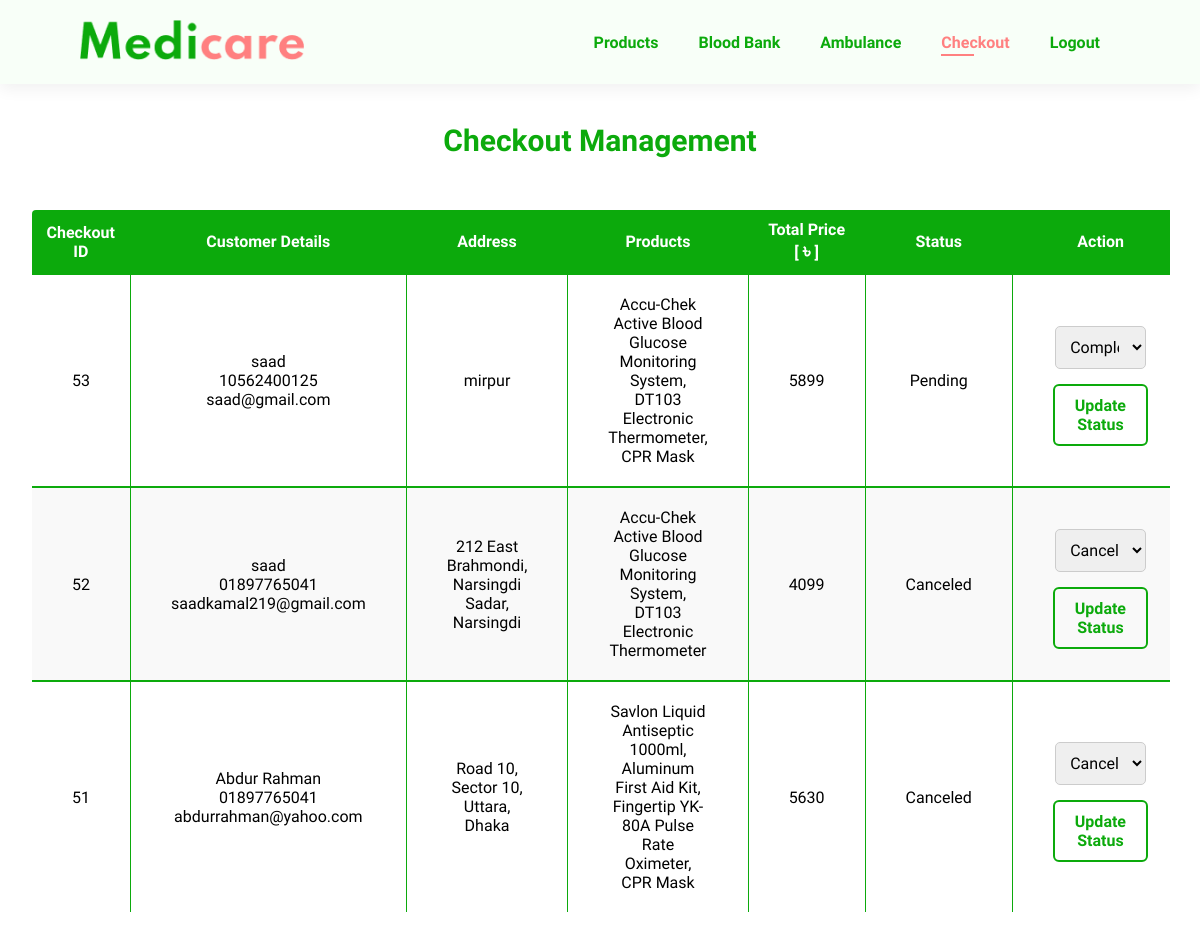
/manage-checkout.php, run on the app's committed database.
### tables this page shows
CREATE TABLE `checkout` (
  `checkout_id` int(11) NOT NULL,
  `customer_name` varchar(255) NOT NULL,
  `customer_phone` varchar(15) NOT NULL,
  `customer_email` varchar(255) NOT NULL,
  `customer_address` text NOT NULL,
  `product_names` varchar(10000) NOT NULL,
  `total_price` decimal(10,0) NOT NULL,
  `status` varchar(50) DEFAULT 'Pending'
);

### manage-checkout.php (the view, shortened to what this page needs)
<?php
require 'database_connection.php';
try {
    $stmt = $pdo->query("SELECT * FROM checkout ORDER BY checkout_id DESC");
    $checkouts = $stmt->fetchAll(PDO::FETCH_ASSOC);
} catch (PDOException $e) {
    $message = "Error fetching checkout records: " . $e->getMessage();
}
?>
<!DOCTYPE html>
<html lang="en">
    <head>
        <link rel="stylesheet" href="https://cdnjs.cloudflare.com/ajax/libs/font-awesome/6.6.0/css/all.min.css">
        <link rel="stylesheet" href="style.css?v=26">
    </head>
    <body>
        <section id="header">
            <a href="index.php" id="mobile-version"><img src="img/logo.png" class="logo" alt="medicare-logo"></a>
            <div>
                <ul id="navbar">
                    <li><a href="admindashboard.php">Products</a></li>
                    <li><a href="manage-bank.php">Blood Bank</a></li>
                    <li><a href="manage-ambulance.php">Ambulance</a></li>
                    <li><a href="manage-checkout.php" class="active">Checkout</a></li>
                    <li><a href="logout.php">Logout</a></li>
                </ul>
            </div>
        </section>
        <div class="checkout-container">
            <h2>Checkout Management</h2>
            <div class="table-container">
                <table>
                    <thead>
                        <tr>
                            <th>Checkout ID</th>
                            <th>Customer Details</th>
                            <th>Address</th>
                            <th>Products</th>
                            <th class="extend">Total Price<br>[ <span id="total_taka">৳</span> ]</th>
                            <th>Status</th>
                            <th>Action</th>
                        </tr>
                    </thead>
                    <tbody>
                        <?php foreach ($checkouts as $checkout): ?>
                            <tr>
                                <td><?= htmlspecialchars($checkout['checkout_id']) ?></td>
                                <td>
                                    <?= htmlspecialchars($checkout['customer_name']) ?><br>
                                    <?= htmlspecialchars($checkout['customer_phone']) ?><br>
                                    <?= htmlspecialchars($checkout['customer_email']) ?>
                                </td>
                                <td><?= htmlspecialchars($checkout['customer_address']) ?></td>
                                <td><?= htmlspecialchars($checkout['product_names']) ?></td>
                                <td class="extend"><?= htmlspecialchars($checkout['total_price']) ?></td>
                                <td><?= htmlspecialchars($checkout['status']) ?></td>
                                <td>
                                    <form action="manage-checkout.php" method="get">
                                        <select name="update_status" class="status-select">
                                            <option value="Completed" <?= $checkout['status'] == 'Completed' ? 'selected' : '' ?>>Completed</option>
                                            <option value="Canceled" <?= $checkout['status'] == 'Canceled' ? 'selected' : '' ?>>Canceled</option>
                                        </select>
                                        <button type="submit" class="status-button">Update Status</button>
                                    </form>
                                </td>
                            </tr>
                        <?php endforeach; ?>
                    </tbody>
                </table>
            </div>
        </div>
    </body>
</html>

### style.css (style rules this page uses)
* { margin: 0; padding: 0; box-sizing: border-box; font-family: "Spartan", sans-serif; }
html { scroll-behavior: smooth; }
h2 { font-size: 46px; line-height: 54px; color: #222; }
body { width: 100%; text-decoration: none; }
#header { display: flex; align-items: center; justify-content: space-between; padding: 20px 80px; background: #F8FFF8; box-shadow: 0 5px 15px rgba(0, 0, 0, 0.06); z-index: 999; position: sticky; top: 0; left: 0; }
#navbar { display: flex; align-items: center; justify-content: center; }
#navbar li { list-style: none; padding: 0 20px; position: relative; }
#navbar li a { text-decoration: none; font-size: 16px; font-weight: 600; color: #0caa0c; transition: 0.3s ease; }
#navbar li a:hover, #navbar li a.active { color: #FF8080; }
#navbar li a.active::after, #navbar li a:hover::after { content: ""; width: 30%; height: 2px; background: #FF8080; position: absolute; bottom: -4px; left: 20px; }
tr:nth-child(even) { background: #f9f9f9; }
#search-donor label, input, select, button { font-size: 1rem; }
#search-donor input, select { width: 95%; margin: 10px 0 15px; padding: 10px; border: 1px solid #ccc; border-radius: 5px; box-sizing: border-box; }
#apply-donor label, input, select, button { font-size: 1rem; }
#apply-donor input, select { width: 95%; margin: 10px 0 15px; padding: 10px; border: 1px solid #ccc; border-radius: 5px; box-sizing: border-box; }
.checkout-function h1, h2, h3 { text-align: center; }
.checkout-function table, th, td { border: 1px solid #0caa0c; }
.checkout-function table th, td { padding-top: 20px; padding-bottom: 20px; padding-left: 40px; padding-right: 40px; text-align: center; }
.checkout-container { display: flex; justify-content: center; align-items: center; flex-direction: column; margin: 30px; overflow-x: auto; height: 100vh; }
.checkout-container h2 { font-size: 30px; color: #0caa0c; margin-bottom: 20px; }
.checkout-container .table-container { width: 100%; overflow-x: auto; margin: 0 auto; }
.checkout-container .table-container table { width: 100%; border-collapse: collapse; margin: 20px 0; border-radius: 6px; overflow: hidden; }
.checkout-container table th { color: white; background-color: #0caa0c; }
.checkout-container table th, tr { padding: 10px; text-align: center; }
.checkout-container table, th, tr { border: 2px solid #0caa0c; }
#total_taka { font-size: 20px; }
.checkout-container .status-button { padding: 10px 20px; font-weight: 600; color: #0caa0c; border: 2px solid #0caa0c; background: transparent; cursor: pointer; border-radius: 6px; transition: 0.3s ease; }

### data on the page
checkout: checkout_id "53", customer_name "saad", customer_phone "10562400125", customer_email "saad@gmail.com", customer_address "mirpur", product_names "Accu-Chek Active Blood Glucose Monitoring System, DT103 Electronic Thermometer, CPR Mask", total_price "5899", status "Pending"
checkout: checkout_id "52", customer_name "saad", customer_phone "01897765041", customer_email "saadkamal219@gmail.com", customer_address "212 East Brahmondi, Narsingdi Sadar, Narsingdi", product_names "Accu-Chek Active Blood Glucose Monitoring System, DT103 Electronic Thermometer", total_price "4099", status "Canceled", update_status "Canceled"
checkout: checkout_id "51", customer_name "Abdur Rahman", customer_phone "01897765041", customer_email "abdurrahman@yahoo.com", customer_address "Road 10, Sector 10, Uttara, Dhaka", product_names "Savlon Liquid Antiseptic 1000ml, Aluminum First Aid Kit, Fingertip YK-80A Pulse Rate Oximeter, CPR Mask", total_price "5630", status "Canceled", update_status "Canceled"
